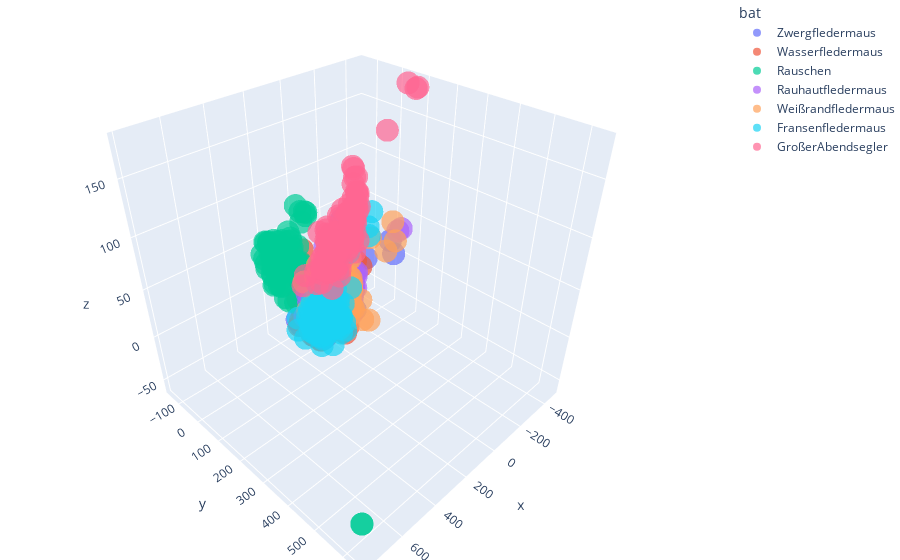

This figure's notebook cell:
### Markdown cell above
##### Plot der PCA inklusive Rauschen

### Code cell
import plotly.express as px
df = px.data.iris()
fig = px.scatter_3d(reduced_data_3D, x='x', y='y', z='z', color='bat', 
                    opacity=0.7)
fig.update_layout(margin=dict(l=0, r=0, b=0, t=0))
fig.show()
